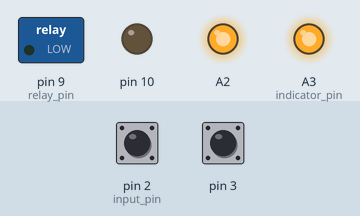
Recording of a sketch running on a simulated Arduino Uno, built with avr-gcc and run on an emulated ATmega328P. Shown: switched loads named in the sketch (green lamp = pin HIGH), output pins drawn as LEDs (lit = HIGH). Dashed ring = blinking. The inputs (shaded band) are chosen by the test bench; at power-on: pin 2 (input_pin) LOW, pin 3 LOW. What the sketch prints to the serial monitor is not drawn.

Above: at 1.2 s.
1.3 s: pin 2 (input_pin) driven HIGH
At 1.9 s:
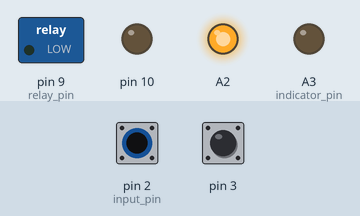
2.8 s: pin 3 driven HIGH
At 4.0 s:
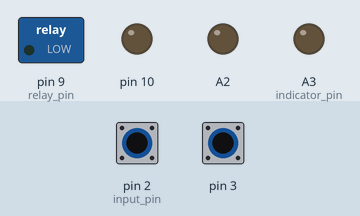
4.3 s: pin 2 (input_pin) driven LOW
At 5.4 s:
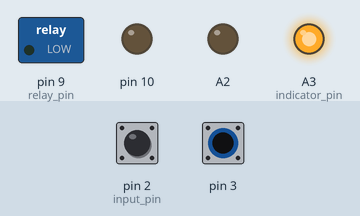
5.8 s: pin 3 driven LOW
At 6.5 s:
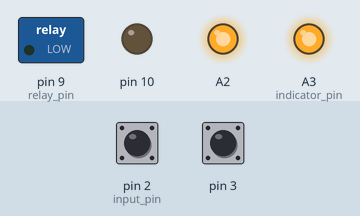
7.3 s: pin 2 (input_pin) pulsed HIGH 2 times (0.12 s each, 0.3 s apart)
At 7.51 s:
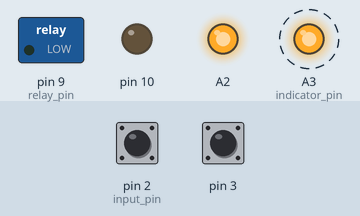
9.4 s: pin 3 pulsed HIGH 5 times (0.12 s each, 0.3 s apart)
At 9.61 s:
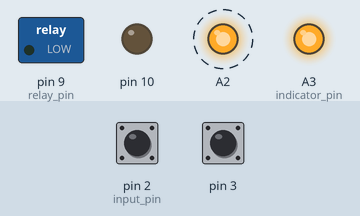
Timing chart, 0 to 12.4 s (numbered marks = the images above; inputs shaded):
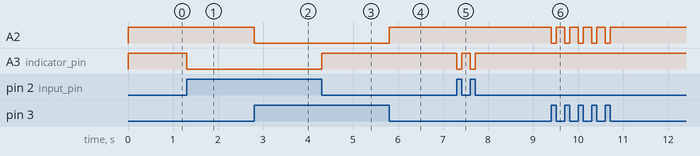

Measured:
- after the input at 1.3 s, A3 (indicator_pin): HIGH → LOW at once
- after the input at 2.8 s, A2: HIGH → LOW at once
- after the input at 4.3 s, A3 (indicator_pin): LOW → HIGH at once
- after the input at 5.8 s, A2: LOW → HIGH at once
- after the input at 7.3 s, A3 (indicator_pin): alternates HIGH for 0.18 s and LOW for 0.12 s, 4 changes in all, then stays HIGH, starting at once
- after the input at 9.4 s, A2: alternates HIGH for 0.18 s and LOW for 0.12 s, 10 changes in all, then stays HIGH, starting at once

The sketch:

laser_control_module.ino
```cpp
/*Laser Control Module
 * Benjamin Gillette
 * June 25, 2018
 *
 * This program allows a computer to interface with a control module designed to
 * allow control of a surgical laser from that computer.  The control module is placed
 * in-line with an existing physical foot switch which originally controlled the laser
 * output to create a logical AND between the foot switch and the computer control;
 * that is, the laser output cannot be turned on unless both the physical foot switch
 * and the computer indicate that the laser output should be on.
 *
 * During normal operation, the control computer sends commands to the Arduino over a
 * serial line indicating when to turn a relay on or off.  This relay is placed in
 * series with the signal line coming from the foot switch, which contains a normally
 * open switch that is closed when the pedal is pressed.  When both the foot switch and
 * the relay are closed, the foot switch signal line is connected to digital ground via
 * a line coming from the laser, indicating to the laser that the output should turn on.
 *
 * In addition to the control relay, the Arduino also records input from the signal line
 * to determine when the laser is actually turned on.  When the state of the signal line
 * changes, this triggers an interrupt and the time at which this occurs is recorded and
 * sent back to the computer.  Additionaly, an LED is lit or extinguished to show the
 * current status of the signal line.
 *
 * The laser foot switch has two parallel switches, each of which is controlled
 * independently in the manner described above.
 *
 *                    Relays                    Foot switches
 *                      |                             |
 *                      V                             V
 *    Ground ->  _____________________________________________
 *                                                        |   |
 *  Signal 1 ->  _______/ ____________________________/___|   |
 *                                                            |
 *  Signal 2 ->  _______/ ____________________________/_______|
 *
 *  (When not grounded, signal lines are pulled up to about +14V by the laser hardware)
 */

#include "laser_control_module.h"

//Global Variables
/////////////////////////
byte inputData[MESSAGE_LENGTH];   //serial input buffer
unsigned char messageRecieved = 0;  //input flag, set when a complete message has been recieved
volatile unsigned char inputChanged = 1; //Flag indicating that one of the signal lines has changed states
unsigned char bytesLeft = 0;  //# of bytes until message is complete
unsigned char laserState = 0; //Whether the laser is currently on or off
Switch switch1, switch2;
/////////////////////////

void setup(){
  pinMode(A1, INPUT);
  //Start serial communications
  Serial.begin(115200); //Open serial port for asynchronous communication w/ computer
  //Assign pins for the two switch lines (relay, input, LED).
  switch1.relay_pin = 9;
  switch1.input_pin = 2;
  switch1.indicator_pin = A3;
  switch2.relay_pin = 10;
  switch2.input_pin = 3;
  switch2.indicator_pin = A2;
  //Set pin I/O directions
  pinMode(switch1.relay_pin, OUTPUT);
  pinMode(switch1.input_pin, INPUT);
  pinMode(switch1.indicator_pin, OUTPUT);
  pinMode(switch2.relay_pin, OUTPUT);
  pinMode(switch2.input_pin, INPUT);
  pinMode(switch2.indicator_pin, OUTPUT);
  //Set up interrupts for detecting changes in input
  noInterrupts();
  attachInterrupt(digitalPinToInterrupt(switch1.input_pin), switch1ISR, CHANGE);
  attachInterrupt(digitalPinToInterrupt(switch2.input_pin), switch2ISR, CHANGE);
  interrupts();
  //Start with switches open (laser off).
  digitalWrite(switch1.relay_pin, 0);
  digitalWrite(switch2.relay_pin, 0);
}

void loop(){
  Message inputMessage; //this will hold the recieved message (if we've recieved one)
  if(messageRecieved){
    messageRecieved = 0;  //clear flag
    inputMessage = unpackMessage(inputData);  //unpack message
    //Parse data from message (see arduino_serial.h for message structure)
    //If the message was an output command, set the relay outputs to the state specified in the message.
    if(inputMessage.isOutput){
      digitalWrite(switch1.relay_pin, inputMessage.data);
      digitalWrite(switch2.relay_pin, inputMessage.data);
    }
    //If the recieved message was a read message, read in the state of the laser signal lines and send back the result
    else
      sendData(laserState);
  }

  //If the input has changed, check whether the laser output has changed and send an update if it has.
  if(inputChanged){
    inputChanged = 0;
    //check the states of the two input pins to determine whether the resulting laser output has changed
    unsigned char switch1State = !digitalRead(switch1.input_pin);
    unsigned char switch2State = !digitalRead(switch2.input_pin);
    //Since we've just checked the output state of each switch, this is a good time to update the indicator lights for each switch.
    digitalWrite(switch1.indicator_pin, switch1State); //Light indicates when line is pulled low, so the state is inverted.
    digitalWrite(switch2.indicator_pin, switch2State);
    //If both signal lines are pulled low, the laser is on; otherwise, it is off.
    unsigned char newState = switch1State && switch2State;
    if(laserState != newState){
      laserState = newState;
      sendData(laserState);
    }
  }

  //Check the serial buffer to see if a message has been recieved.  If so, read it in and set a flag.
  while(Serial.available()){
    //Read in new byte
    byte inputByte = (byte) Serial.read();
    //if a start byte is recieved and we're not in the middle of a message, start recieving.
    if((inputByte == START_BYTE) && (!bytesLeft)){
      bytesLeft = MESSAGE_LENGTH;
    }

    //if we're currently recieving, record the new byte.
    if(bytesLeft){
      inputData[MESSAGE_LENGTH - bytesLeft] = inputByte;
      bytesLeft--;
      //if that was the last byte in the message, flag that a message is available.
      if(!bytesLeft)
        messageRecieved = 1;
    }
  }
}

//Interrupt service routines
void switch1ISR(){
  inputChanged = 1;
}
void switch2ISR(){
  inputChanged = 1;
}
```

arduino_serial.cpp
```cpp
#include "arduino_serial.h"

//Decodes an array of bytes into a struct containing the relevant message data.
//(See arduino_serial.h for message structure)
Message unpackMessage(byte rawMessage[]){
  Message unpackedMessage;
  unpackedMessage.isOutput = (rawMessage[1] & 0b00000010) >> 1;
  unpackedMessage.data = rawMessage[1] & 0b00000001;
  return unpackedMessage;
}

//Given a component, data packet, and I/O direction, packs the data and sends it over the serial port.
void sendData(byte state){
  //First, pack the data into an array of bytes
  byte outputData[MESSAGE_LENGTH];
  outputData[0] = START_BYTE;
  outputData[1] = state;
  //Then, send the message over the serial port.
  for(int x = 0; x < MESSAGE_LENGTH; x++)
    Serial.write(outputData[x]);
}
```

arduino_serial.h
```cpp
#ifndef ARDUINO_SERIAL_H
#define ARDUINO_SERIAL_H
/*
 * Serial packet structure:
 * X = don't care, b = data bit
 *    +----------------Start byte (ASCII: new line, 'A')
 *    |           +----Read/write (0/1)
 * +--+---+       |+---Laser off/on (0/1)
 * |      |       ||
 * 01000001/XXXXXXbb
 */

#include <Arduino.h>

#define MESSAGE_LENGTH 2  //message length in bytes
#define START_BYTE 'A'   //serial message start byte

//structure to hold decoded message data
typedef struct{
    byte isOutput;  //Whether the message is a command to set the output or a request for the output state
    int8_t data;  //If the message is an output command, this is what the output should be set to.
} Message;

//Function prototypes
Message unpackMessage(byte rawMessage[]); //Decodes an array of bytes into a struct containing the relevant message data.
uint16_t calculateChecksum(byte message[]); //Given a data packet, returns the CRC16 checksum for that packet.
void sendData(byte state);  //Given a component, data packet, and I/O direction, packs the data and sends it over the serial port.
#endif
```

laser_control_module.h
```cpp
#ifndef LCM_H
#define LCM_H

#include <Arduino.h>
#include "arduino_serial.h"

/*Structure to store all of the pin connections associated with a particular switch.
 * relay_pin: output controlling the relay on this switch line.
 * input_pin: input showing the current status of this switch line.
 * indicator_pin: output to an LED that shows the status of the input line.
 */
typedef struct{
  unsigned char relay_pin;  //Pin controlling the relay coil; output
  unsigned char input_pin;  //Pin sensing the state of the signal line switched by this relay; input
  unsigned char indicator_pin;  //Pin controlling an LED that will be set to show the state of the signal line switched by this relay.
} Switch;

//Function Prototypes
void switch1ISR(void);  //Interrupt service routine run when the state on the switch 1 signal line changes.
void switch2ISR(void);  //Interrupt service routine run when the state on the switch 2 signal line changes.
#endif
```
